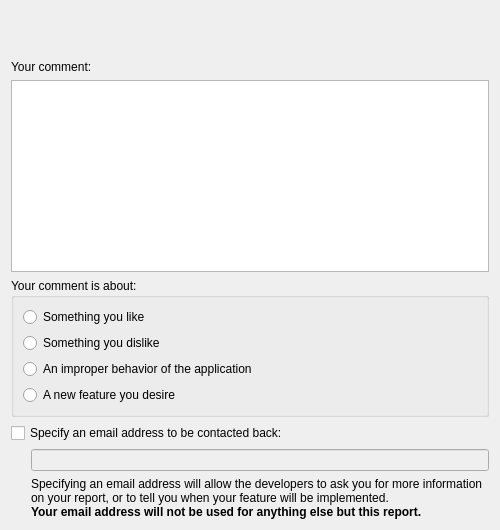
<?xml version="1.0" encoding="UTF-8"?>
<ui version="4.0">
 <class>LikeBackDialog</class>
 <widget class="QWidget" name="LikeBackDialog">
  <property name="geometry">
   <rect>
    <x>0</x>
    <y>0</y>
    <width>500</width>
    <height>530</height>
   </rect>
  </property>
  <layout class="QVBoxLayout" name="verticalLayout_3">
   <item>
    <widget class="QLabel" name="m_informationLabel">
     <property name="sizePolicy">
      <sizepolicy hsizetype="Expanding" vsizetype="Expanding">
       <horstretch>0</horstretch>
       <verstretch>0</verstretch>
      </sizepolicy>
     </property>
     <property name="text">
      <string/>
     </property>
     <property name="scaledContents">
      <bool>true</bool>
     </property>
     <property name="alignment">
      <set>Qt::AlignJustify|Qt::AlignTop</set>
     </property>
     <property name="wordWrap">
      <bool>true</bool>
     </property>
    </widget>
   </item>
   <item>
    <widget class="QLabel" name="label_2">
     <property name="sizePolicy">
      <sizepolicy hsizetype="Expanding" vsizetype="Fixed">
       <horstretch>0</horstretch>
       <verstretch>0</verstretch>
      </sizepolicy>
     </property>
     <property name="text">
      <string>Your comment:</string>
     </property>
    </widget>
   </item>
   <item>
    <widget class="QTextEdit" name="m_comment">
     <property name="minimumSize">
      <size>
       <width>150</width>
       <height>100</height>
      </size>
     </property>
     <property name="acceptRichText">
      <bool>false</bool>
     </property>
    </widget>
   </item>
   <item>
    <widget class="QGroupBox" name="groupBox">
     <property name="sizePolicy">
      <sizepolicy hsizetype="Expanding" vsizetype="Preferred">
       <horstretch>0</horstretch>
       <verstretch>0</verstretch>
      </sizepolicy>
     </property>
     <property name="title">
      <string>Your comment is about:</string>
     </property>
     <layout class="QVBoxLayout" name="verticalLayout_2">
      <property name="spacing">
       <number>-1</number>
      </property>
      <item>
       <widget class="QRadioButton" name="likeRadio_">
        <property name="sizePolicy">
         <sizepolicy hsizetype="Minimum" vsizetype="Fixed">
          <horstretch>0</horstretch>
          <verstretch>0</verstretch>
         </sizepolicy>
        </property>
        <property name="text">
         <string>Something you like</string>
        </property>
       </widget>
      </item>
      <item>
       <widget class="QRadioButton" name="dislikeRadio_">
        <property name="sizePolicy">
         <sizepolicy hsizetype="Minimum" vsizetype="Fixed">
          <horstretch>0</horstretch>
          <verstretch>0</verstretch>
         </sizepolicy>
        </property>
        <property name="text">
         <string>Something you dislike</string>
        </property>
       </widget>
      </item>
      <item>
       <widget class="QRadioButton" name="bugRadio_">
        <property name="sizePolicy">
         <sizepolicy hsizetype="Minimum" vsizetype="Fixed">
          <horstretch>0</horstretch>
          <verstretch>0</verstretch>
         </sizepolicy>
        </property>
        <property name="text">
         <string>An improper behavior of the application</string>
        </property>
       </widget>
      </item>
      <item>
       <widget class="QRadioButton" name="featureRadio_">
        <property name="sizePolicy">
         <sizepolicy hsizetype="Minimum" vsizetype="Fixed">
          <horstretch>0</horstretch>
          <verstretch>0</verstretch>
         </sizepolicy>
        </property>
        <property name="text">
         <string>A new feature you desire</string>
        </property>
       </widget>
      </item>
     </layout>
    </widget>
   </item>
   <item>
    <widget class="QCheckBox" name="specifyEmailCheckBox_">
     <property name="sizePolicy">
      <sizepolicy hsizetype="Expanding" vsizetype="Fixed">
       <horstretch>0</horstretch>
       <verstretch>0</verstretch>
      </sizepolicy>
     </property>
     <property name="text">
      <string>Specify an email address to be contacted back:</string>
     </property>
    </widget>
   </item>
   <item>
    <layout class="QHBoxLayout" name="horizontalLayout">
     <item>
      <spacer name="horizontalSpacer_2">
       <property name="orientation">
        <enum>Qt::Horizontal</enum>
       </property>
       <property name="sizeType">
        <enum>QSizePolicy::Fixed</enum>
       </property>
       <property name="sizeHint" stdset="0">
        <size>
         <width>20</width>
         <height>20</height>
        </size>
       </property>
      </spacer>
     </item>
     <item>
      <layout class="QVBoxLayout" name="verticalLayout">
       <item>
        <widget class="QLineEdit" name="emailAddressEdit_">
         <property name="enabled">
          <bool>false</bool>
         </property>
         <property name="sizePolicy">
          <sizepolicy hsizetype="Expanding" vsizetype="Fixed">
           <horstretch>0</horstretch>
           <verstretch>0</verstretch>
          </sizepolicy>
         </property>
        </widget>
       </item>
       <item>
        <widget class="QLabel" name="label">
         <property name="sizePolicy">
          <sizepolicy hsizetype="Expanding" vsizetype="Preferred">
           <horstretch>0</horstretch>
           <verstretch>0</verstretch>
          </sizepolicy>
         </property>
         <property name="text">
          <string>&lt;html&gt;Specifying an email address will allow the developers to ask you for more information on your report, or to tell you when your feature will be implemented.&lt;br/&gt;
&lt;b&gt;Your email address will not be used for anything else but this report.&lt;/b&gt;&lt;/html&gt;</string>
         </property>
         <property name="wordWrap">
          <bool>true</bool>
         </property>
        </widget>
       </item>
      </layout>
     </item>
    </layout>
   </item>
  </layout>
 </widget>
 <resources/>
 <connections>
  <connection>
   <sender>specifyEmailCheckBox_</sender>
   <signal>toggled(bool)</signal>
   <receiver>emailAddressEdit_</receiver>
   <slot>setEnabled(bool)</slot>
   <hints>
    <hint type="sourcelabel">
     <x>84</x>
     <y>298</y>
    </hint>
    <hint type="destinationlabel">
     <x>156</x>
     <y>333</y>
    </hint>
   </hints>
  </connection>
 </connections>
</ui>
